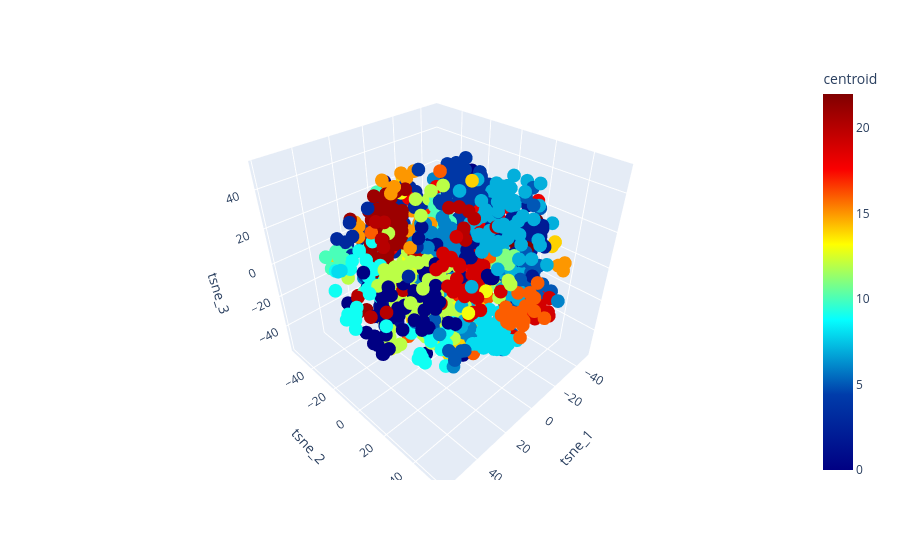

Here is the notebook cell this chart was saved with:
### Code cell
px.scatter_3d(df_with_emb2, x='tsne_1', y='tsne_2', z='tsne_3', hover_data='Motion', color='centroid',color_continuous_scale=px.colors.sequential.Jet)

### Figure 1 — Plotly figure (JSON) as saved in the notebook; plotly's stock layout.template omitted (floating-point values rounded to 4 significant figures; data arrays with more than 128 entries replaced by an {"elided": "..."} marker saying what was removed)
{"data": [{"customdata": {"elided": "1078x1 str values"}, "hovertemplate": "tsne_1=%{x}<br>tsne_2=%{y}<br>tsne_3=%{z}<br>Motion=%{customdata[0]}<br>centroid=%{marker.color}<extra></extra>", "legendgroup": "", "marker": {"color": {"elided": "1078 int values"}, "coloraxis": "coloraxis", "symbol": "circle"}, "mode": "markers", "name": "", "scene": "scene", "showlegend": false, "type": "scatter3d", "x": {"elided": "1078 float values"}, "y": {"elided": "1078 float values"}, "z": {"elided": "1078 float values"}}], "layout": {"coloraxis": {"colorbar": {"title": {"text": "centroid"}}, "colorscale": [[0, "rgb(0,0,131)"], [0.2, "rgb(0,60,170)"], [0.4, "rgb(5,255,255)"], [0.6, "rgb(255,255,0)"], [0.8, "rgb(250,0,0)"], [1, "rgb(128,0,0)"]]}, "legend": {"tracegroupgap": 0}, "margin": {"t": 60}, "scene": {"domain": {"x": [0, 1], "y": [0, 1]}, "xaxis": {"title": {"text": "tsne_1"}}, "yaxis": {"title": {"text": "tsne_2"}}, "zaxis": {"title": {"text": "tsne_3"}}}}}
